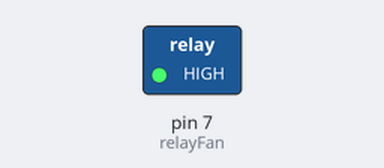
Bench run of a sketch on a simulated Arduino Uno, built with avr-gcc and run on an emulated ATmega328P. Shown: switched loads named in the sketch (green lamp = pin HIGH).

Above: at 5.0 s.
At 15.0 s:
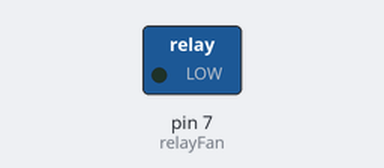
Timing chart, 0 to 26.0 s (numbered marks = the images above):
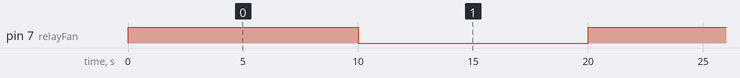

The sketch:

DC_Fan_Relay.ino
```cpp
int relayFan = 7;
void setup() {
  // put your setup code here, to run once:
  Serial.begin(9600);
  pinMode(relayFan, OUTPUT);

}

void loop() {
  // put your main code here, to run repeatedly:
  digitalWrite(7, HIGH);
  delay(10000);
  digitalWrite(7, LOW);
  delay(10000);
}
```

Measured:
- by itself, pin 7 (relayFan): alternates HIGH for 10.0 s and LOW for 10.0 s
